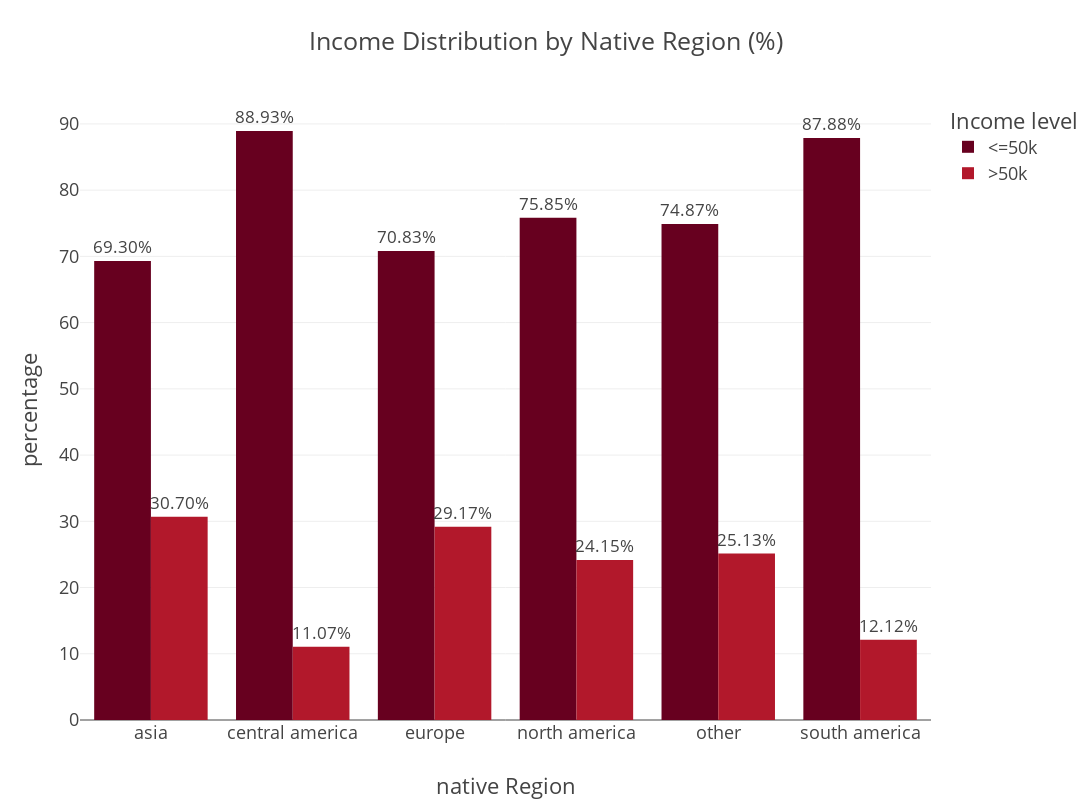

Write notebook code for a chart like this one.
### Code cell
fig = px.bar(
    adult_df_income_native_region,  
    x = "native_region",     
    y = "percentage",
    color = "income",
    title ="Income Distribution by Native Region (%)",
    barmode="group",
    height= 800,
    width= 1200,
    color_discrete_sequence=px.colors.sequential.RdBu,
    text="percentage"
)
fig.update_traces(texttemplate="%{text:.2f}%", textposition = 'outside')
fig.update_layout(template = "presentation", xaxis_title="native Region", yaxis_title = "percentage", legend_title = dict(text = 'Income level'), xaxis_title_standoff = 50, paper_bgcolor = "rgba(0,0,0,0)", plot_bgcolor ="rgba(0,0,0,0)" )
fig.show()
fig.write_image(os.path.join(results_dir, 'Income_distribution_by_nativeregion_bar_plot.jpg'))
fig.write_image(os.path.join(results_dir, 'Income_distribution_by_nativeregion_bar_plot.png'))
fig.write_html(os.path.join(results_dir, 'Income_distribution_by_nativeregion_bar_plot.html'))

### Figure 1 — Plotly figure (JSON) as saved in the notebook; plotly's stock layout.template omitted (floating-point values rounded to 4 significant figures)
{"data": [{"alignmentgroup": "True", "hovertemplate": "income=<=50k<br>native_region=%{x}<br>percentage=%{text}<extra></extra>", "legendgroup": "<=50k", "marker": {"color": "rgb(103,0,31)", "pattern": {"shape": ""}}, "name": "<=50k", "offsetgroup": "<=50k", "orientation": "v", "showlegend": true, "text": [69.3, 88.93, 70.83, 75.85, 74.87, 87.88], "textposition": "outside", "texttemplate": "%{text:.2f}%", "type": "bar", "x": ["asia", "central america", "europe", "north america", "other", "south america"], "xaxis": "x", "y": [69.3, 88.93, 70.83, 75.85, 74.87, 87.88], "yaxis": "y"}, {"alignmentgroup": "True", "hovertemplate": "income=>50k<br>native_region=%{x}<br>percentage=%{text}<extra></extra>", "legendgroup": ">50k", "marker": {"color": "rgb(178,24,43)", "pattern": {"shape": ""}}, "name": ">50k", "offsetgroup": ">50k", "orientation": "v", "showlegend": true, "text": [30.7, 11.07, 29.17, 24.15, 25.13, 12.12], "textposition": "outside", "texttemplate": "%{text:.2f}%", "type": "bar", "x": ["asia", "central america", "europe", "north america", "other", "south america"], "xaxis": "x", "y": [30.7, 11.07, 29.17, 24.15, 25.13, 12.12], "yaxis": "y"}], "layout": {"barmode": "group", "height": 800, "legend": {"title": {"text": "Income level"}, "tracegroupgap": 0}, "paper_bgcolor": "rgba(0, 0, 0, 0)", "plot_bgcolor": "rgba(0, 0, 0, 0)", "title": {"text": "Income Distribution by Native Region (%)"}, "width": 1200, "xaxis": {"anchor": "y", "autorange": true, "domain": [0, 1], "range": [-0.5, 5.5], "title": {"standoff": 50, "text": "native Region"}, "type": "category"}, "yaxis": {"anchor": "x", "autorange": true, "domain": [0, 1], "range": [0, 5.263], "title": {"text": "percentage"}}}}
